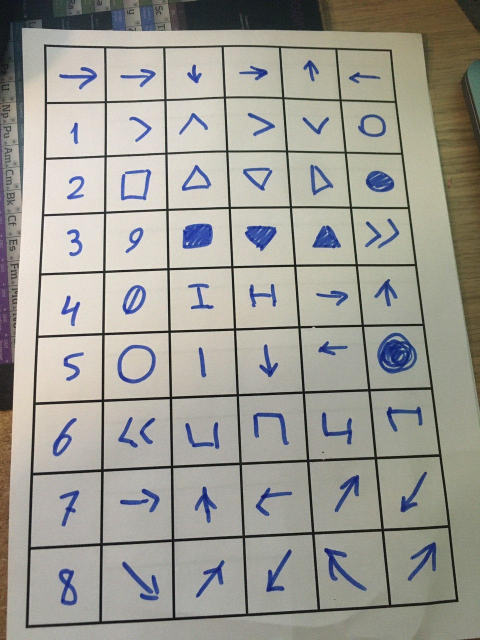
#> input picture samples/sample1.jpg, 960 x 1280 px (shown at 1/2 size)
$ python -i transform.py   (imports and definitions only)
#> lines starting #> are read from the running program, lines starting #| are printed output that depends on the picture; after the words box and inside, x2 and y2 are one past the last pixel; in counts of white or black regions, pixels touching at a corner belong together
#> further down, picture is the input picture: shape (1280, 960, 3); mean B, G, R 148.4, 156.3, 157.9
import numpy as np
import cv2
import imutils


def order_points(pts):
    # initialzie a list of coordinates that will be ordered
    # such that the first entry in the list is the top-left,
    # the second entry is the top-right, the third is the
    # bottom-right, and the fourth is the bottom-left
    rect = np.zeros((4, 2), dtype="float32")
    # the top-left point will have the smallest sum, whereas
    # the bottom-right point will have the largest sum
    s = pts.sum(axis=1)
    rect[0] = pts[np.argmin(s)]
    rect[2] = pts[np.argmax(s)]
    # now, compute the difference between the points, the
    # top-right point will have the smallest difference,
    # whereas the bottom-left will have the largest difference
    diff = np.diff(pts, axis=1)
    rect[1] = pts[np.argmin(diff)]
    rect[3] = pts[np.argmax(diff)]
    # return the ordered coordinates
    return rect


def four_point_transform(image, pts, margin):
    # obtain a consistent order of the points and unpack them
    # individually
    rect = order_points(pts)
    (tl, tr, br, bl) = rect
    # compute the width of the new image, which will be the
    # maximum distance between bottom-right and bottom-left
    # x-coordiates or the top-right and top-left x-coordinates
    widthA = np.sqrt(((br[0] - bl[0]) ** 2) + ((br[1] - bl[1]) ** 2))
    widthB = np.sqrt(((tr[0] - tl[0]) ** 2) + ((tr[1] - tl[1]) ** 2))
    maxWidth = max(int(widthA), int(widthB))
    # compute the height of the new image, which will be the
    # maximum distance between the top-right and bottom-right
    # y-coordinates or the top-left and bottom-left y-coordinates
    heightA = np.sqrt(((tr[0] - br[0]) ** 2) + ((tr[1] - br[1]) ** 2))
    heightB = np.sqrt(((tl[0] - bl[0]) ** 2) + ((tl[1] - bl[1]) ** 2))
    maxHeight = max(int(heightA), int(heightB))
    # now that we have the dimensions of the new image, construct
    # the set of destination points to obtain a "birds eye view",
    # (i.e. top-down view) of the image, again specifying points
    # in the top-left, top-right, bottom-right, and bottom-left
    # order
    dst = np.array([
        [0, 0],
        [maxWidth - 1, 0],
        [maxWidth - 1, maxHeight - 1],
        [0, maxHeight - 1]], dtype="float32")
    # compute the perspective transform matrix and then apply it
    M = cv2.getPerspectiveTransform(rect, dst)
    return cv2.warpPerspective(image, M, (maxWidth + margin * 2, maxHeight + margin * 2))


def auto_transform(image, margin=0):
#> called with margin = 0
    ratio = image.shape[0] / 500.0
#> ratio = 2.56
    orig = image.copy()
    image = imutils.resize(image, height=500)
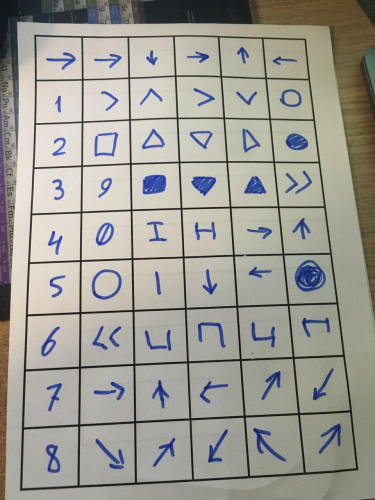
#> image: shape (500, 375, 3); mean of channels 0, 1, 2 148.4, 156.3, 157.9; drawn as B, G, R
    image = cv2.cvtColor(image, cv2.COLOR_BGR2GRAY)
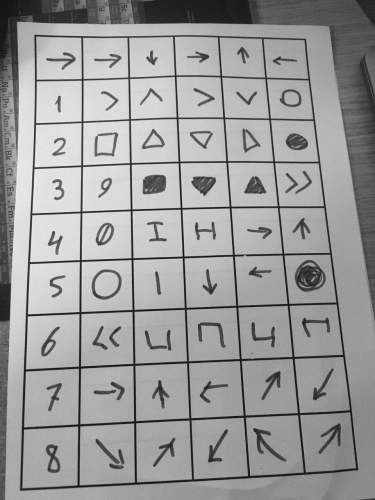
#> image: shape (500, 375); min 16, max 237, mean 155.9
    image = cv2.GaussianBlur(image, (5, 5), 0)
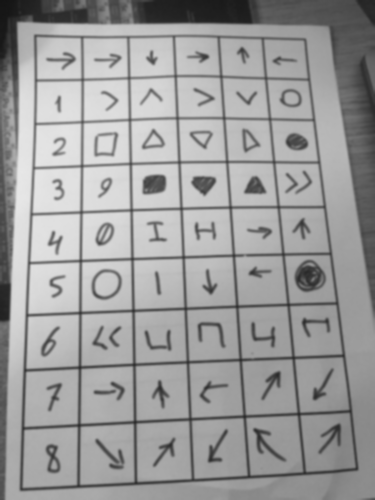
#> image: shape (500, 375); min 20, max 231, mean 155.9
    image = cv2.Canny(image, 75, 200)
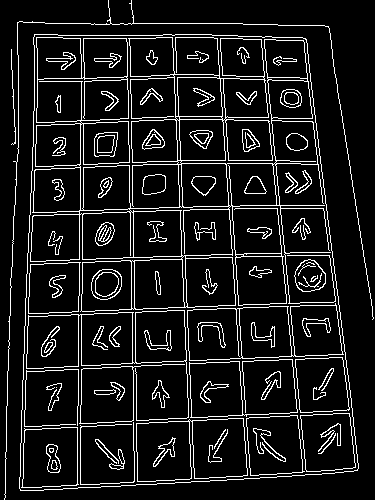
#> image: shape (500, 375); 10% white in thin lines or dots

    # find the contours in the edged image, keeping only the
    # largest ones, and initialize the screen contour
    cnts = cv2.findContours(image, cv2.RETR_LIST, cv2.CHAIN_APPROX_SIMPLE)
#> cnts = 214 contours, 39 with area under 20; largest, box (x1, y1, x2, y2) and area: (19, 34, 359, 491) 136173, (19, 34, 359, 491) 136170, (30, 37, 336, 312) 56022, (26, 310, 189, 421) 7798, (187, 303, 344, 361) 7447
    cnts = imutils.grab_contours(cnts)
    cnts = sorted(cnts, key=cv2.contourArea, reverse=True)[:5]
#> cnts = 5 contours; box (x1, y1, x2, y2) and area: (19, 34, 359, 491) 136173, (19, 34, 359, 491) 136170, (30, 37, 336, 312) 56022, (26, 310, 189, 421) 7798, (187, 303, 344, 361) 7447
    # loop over the contours
    for c in cnts:
        # approximate the contour
        peri = cv2.arcLength(c, True)
        approx = cv2.approxPolyDP(c, 0.02 * peri, True)
        # if our approximated contour has four points, then we
        # can assume that we have found our screen
        if len(approx) == 4:
            screenCnt = approx
            break
#> this loop made 1 pass
#> (peri, screenCnt) on pass 1: (1538.2, [[34, 34], [20, 490], [357, 470], [306, 39]])

    # apply the four point transform to obtain a top-down
    # view of the original image
    pts = screenCnt.reshape(4, 2) * ratio
#> pts = [[87.04, 87.04], [51.2, 1254.4], [913.9, 1203.2], [783.4, 99.84]]
    return four_point_transform(orig, pts - margin, margin)
#> in order_points, `s = pts.sum(axis=1)`: s = [174.1, 1305.6, 2117.1, 883.2]
#> in order_points, `diff = np.diff(pts, axis=1)`: diff = [0, 1203.2, 289.3, -683.5]
#> in four_point_transform, `rect = order_points(pts)`: rect = [[87.04, 87.04], [783.4, 99.84], [913.9, 1203.2], [51.2, 1254.4]]
#> in four_point_transform, `(tl, tr, br, bl) = rect`: tl = [87.04, 87.04]; tr = [783.4, 99.84]; br = [913.9, 1203.2]; bl = [51.2, 1254.4]
#> in four_point_transform, `widthA = np.sqrt(((br[0] - bl[0]) ** 2) + ((br[1] - bl[1]) ** 2))`: widthA = 864.2
#> in four_point_transform, `widthB = np.sqrt(((tr[0] - tl[0]) ** 2) + ((tr[1] - tl[1]) ** 2))`: widthB = 696.4
#> in four_point_transform, `maxWidth = max(int(widthA), int(widthB))`: maxWidth = 864
#> in four_point_transform, `heightA = np.sqrt(((tr[0] - br[0]) ** 2) + ((tr[1] - br[1]) ** 2))`: heightA = 1111.1
#> in four_point_transform, `heightB = np.sqrt(((tl[0] - bl[0]) ** 2) + ((tl[1] - bl[1]) ** 2))`: heightB = 1167.9
#> in four_point_transform, `maxHeight = max(int(heightA), int(heightB))`: maxHeight = 1167
#> in four_point_transform, `dst = np.array([ [0, 0], [maxWidth - 1, 0], [maxWidth - 1, maxHeight -..`: dst = [[0, 0], [863, 0], [863, 1166], [0, 1166]]
#> in four_point_transform, `M = cv2.getPerspectiveTransform(rect, dst)`: M = [[1.2, 0.0367, -107.3], [-0.0232, 1.26, -108], [-7.15e-05, 0.000215, 1]]
#> in four_point_transform, `return cv2.warpPerspective(image, M, (maxWidth + margin * 2, maxHeight..`:
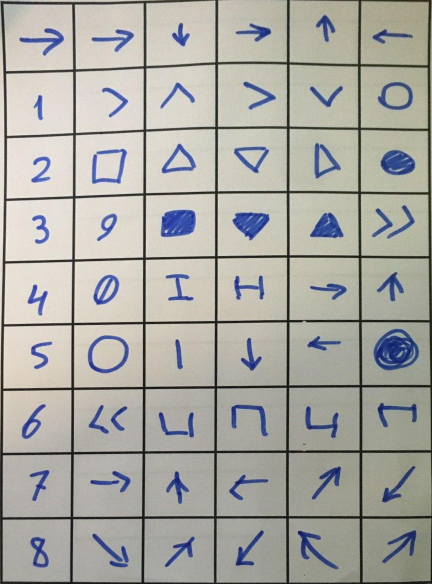
#> returned value: shape (1167, 864, 3) (shown at 1/2 size); mean of channels 0, 1, 2 162.8, 168.6, 169.3; drawn as B, G, R

>>> import cv2
>>> picture = cv2.imread('../samples/sample1.jpg')
>>> result = auto_transform(picture)

$ run again, on samples/sample10.jpg
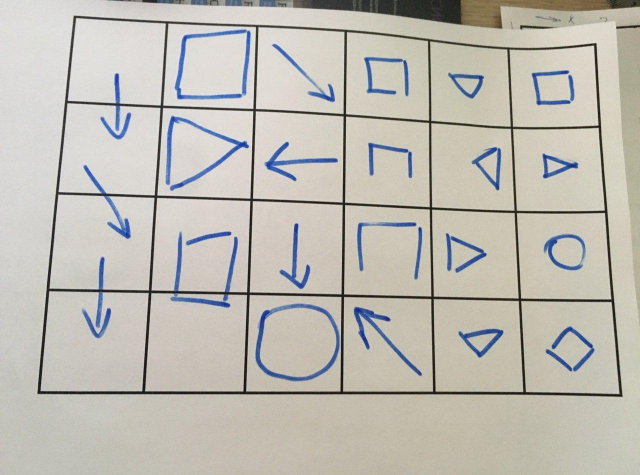
#> input picture samples/sample10.jpg, 1280 x 949 px (shown at 1/2 size)
#> picture is the input picture: shape (949, 1280, 3); mean B, G, R 179.5, 187.5, 190.6
#> in auto_transform, `image = cv2.Canny(image, 75, 200)`:
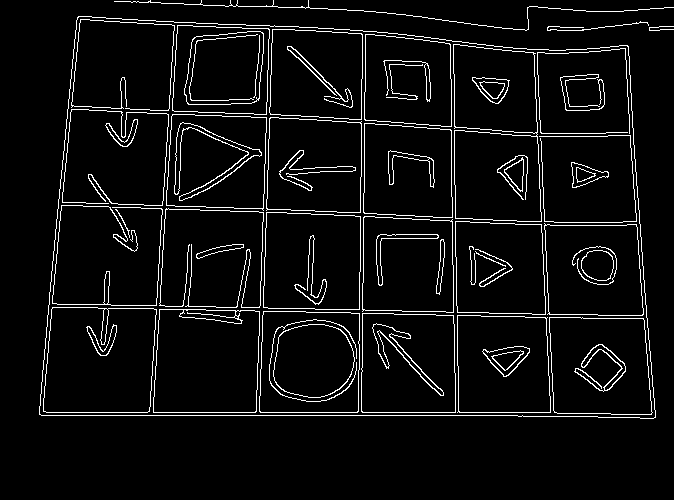
#> image: shape (500, 674); 5.5% white in thin lines or dots, all inside (x1, y1, x2, y2) = (39, 0, 674, 419)
#> in auto_transform, `cnts = cv2.findContours(image, cv2.RETR_LIST, cv2.CHAIN_APPROX_SIMPLE)`: cnts = 105 contours, 15 with area under 20; largest, box (x1, y1, x2, y2) and area: (39, 16, 656, 419) 223356, (39, 16, 656, 419) 223352, (453, 44, 542, 222) 13962, (43, 307, 157, 413) 11030, (43, 307, 157, 413) 10873
#> in auto_transform, `cnts = sorted(cnts, key=cv2.contourArea, reverse=True)[:5]`: cnts = 5 contours; box (x1, y1, x2, y2) and area: (39, 16, 656, 419) 223356, (39, 16, 656, 419) 223352, (453, 44, 542, 222) 13962, (43, 307, 157, 413) 11030, (43, 307, 157, 413) 10873
#> the loop in auto_transform, `for c in cnts:` made 1 pass
#> (peri, screenCnt) on pass 1: (1982.6, [[77, 17], [39, 414], [655, 417], [627, 45]])
#> pts = [[146.1, 32.27], [74.02, 785.8], [1243.2, 791.5], [1190, 85.41]]
#> s = [178.4, 859.8, 2034.7, 1275.5]
#> diff = [-113.9, 711.8, -451.7, -1104.6]
#> rect = [[146.1, 32.27], [1190, 85.41], [1243.2, 791.5], [74.02, 785.8]]
#> tl = [146.1, 32.27]; tr = [1190, 85.41]; br = [1243.2, 791.5]; bl = [74.02, 785.8]
#> widthA = 1169.2
#> widthB = 1045.3
#> maxWidth = 1169
#> heightA = 708.1
#> heightB = 756.9
#> maxHeight = 756
#> dst = [[0, 0], [1168, 0], [1168, 755], [0, 755]]
#> M = [[1.04, 0.0993, -154.8], [-0.0568, 1.12, -27.68], [-6.88e-05, 0.000157, 1]]
#> in four_point_transform, `return cv2.warpPerspective(image, M, (maxWidth + margin * 2, maxHeight..`:
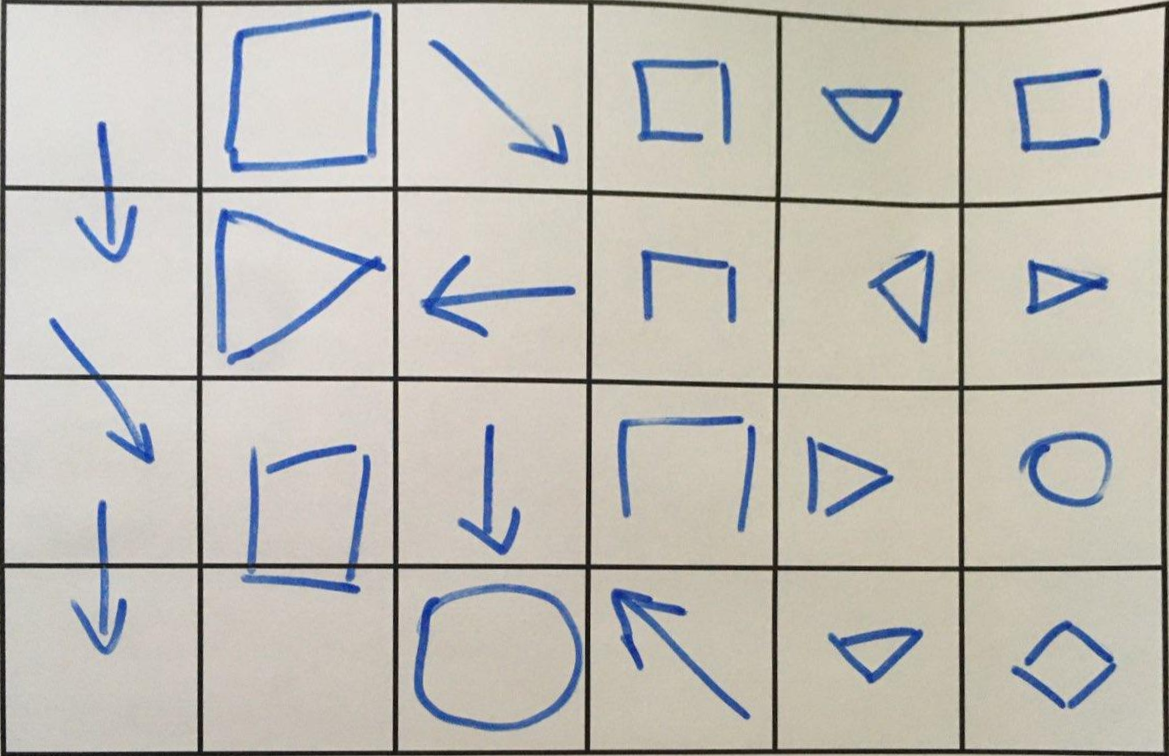
#> returned value: shape (756, 1169, 3); mean of channels 0, 1, 2 180, 186.5, 189.3; drawn as B, G, R

$ run again, on samples/sample11.jpg
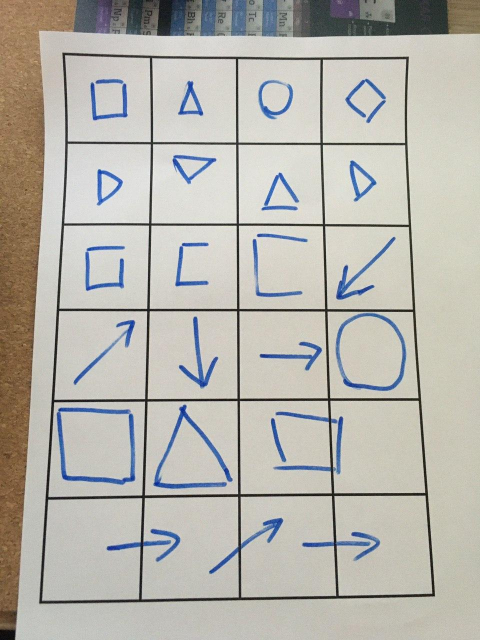
#> input picture samples/sample11.jpg, 960 x 1280 px (shown at 1/2 size)
#> picture is the input picture: shape (1280, 960, 3); mean B, G, R 173.9, 181.1, 183.2
#> in auto_transform, `image = cv2.Canny(image, 75, 200)`:
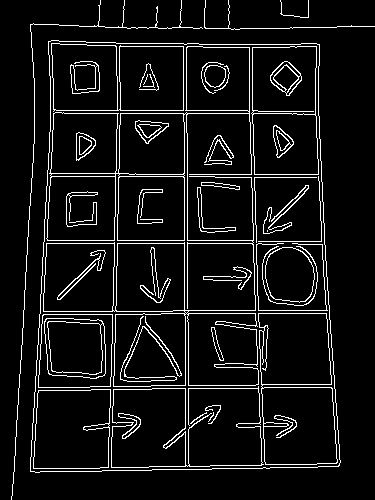
#> image: shape (500, 375); 7.5% white in thin lines or dots
#> in auto_transform, `cnts = cv2.findContours(image, cv2.RETR_LIST, cv2.CHAIN_APPROX_SIMPLE)`: cnts = 94 contours, 21 with area under 20; largest, box (x1, y1, x2, y2) and area: (30, 40, 341, 473) 121272, (30, 40, 341, 473) 121270, (43, 46, 259, 387) 39688, (258, 313, 338, 465) 10358, (51, 43, 184, 112) 8284
#> in auto_transform, `cnts = sorted(cnts, key=cv2.contourArea, reverse=True)[:5]`: cnts = 5 contours; box (x1, y1, x2, y2) and area: (30, 40, 341, 473) 121272, (30, 40, 341, 473) 121270, (43, 46, 259, 387) 39688, (258, 313, 338, 465) 10358, (51, 43, 184, 112) 8284
#> the loop in auto_transform, `for c in cnts:` made 1 pass
#> (peri, screenCnt) on pass 1: (1457.9, [[48, 41], [30, 471], [338, 466], [319, 44]])
#> pts = [[122.9, 105], [76.8, 1205.8], [865.3, 1193], [816.6, 112.6]]
#> s = [227.8, 1282.6, 2058.2, 929.3]
#> diff = [-17.92, 1129, 327.7, -704]
#> rect = [[122.9, 105], [816.6, 112.6], [865.3, 1193], [76.8, 1205.8]]
#> tl = [122.9, 105]; tr = [816.6, 112.6]; br = [865.3, 1193]; bl = [76.8, 1205.8]
#> widthA = 788.6
#> widthB = 693.8
#> maxWidth = 788
#> heightA = 1081.4
#> heightB = 1101.8
#> maxHeight = 1101
#> dst = [[0, 0], [787, 0], [787, 1100], [0, 1100]]
#> M = [[1.13, 0.0471, -143.2], [-0.0127, 1.15, -118.9], [-2.65e-05, 0.000125, 1]]
#> in four_point_transform, `return cv2.warpPerspective(image, M, (maxWidth + margin * 2, maxHeight..`:
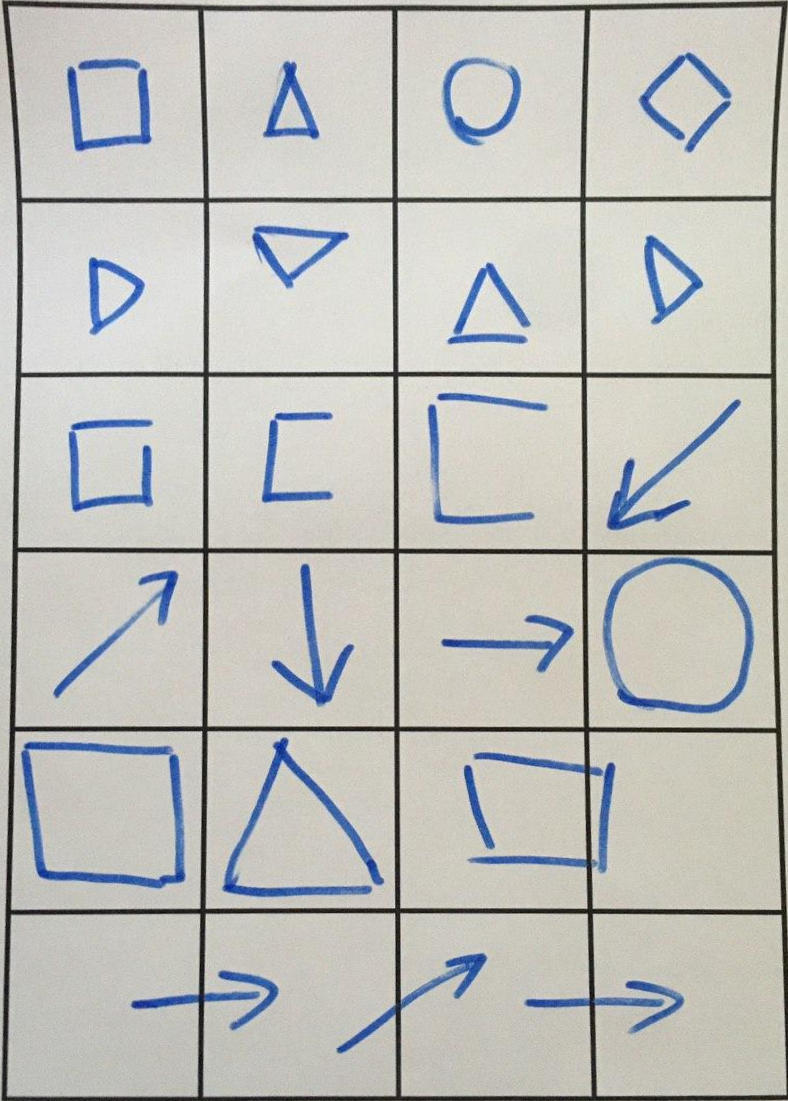
#> returned value: shape (1101, 788, 3); mean of channels 0, 1, 2 186.7, 190.3, 189.9; drawn as B, G, R

$ run again, on samples/sample2.jpg
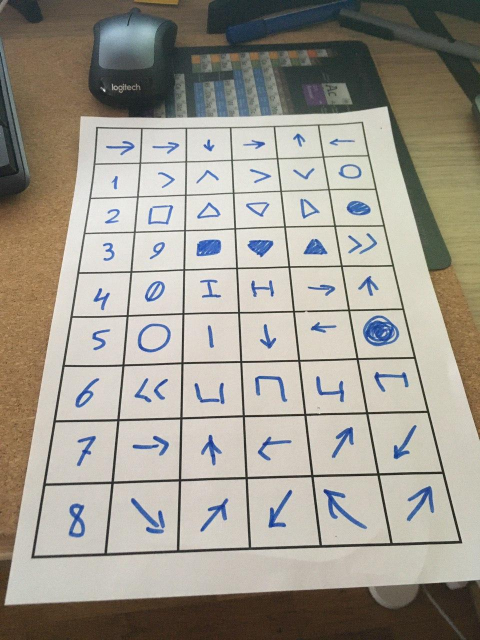
#> input picture samples/sample2.jpg, 960 x 1280 px (shown at 1/2 size)
#> picture is the input picture: shape (1280, 960, 3); mean B, G, R 143.6, 154.1, 158.9
#> in auto_transform, `image = cv2.Canny(image, 75, 200)`:
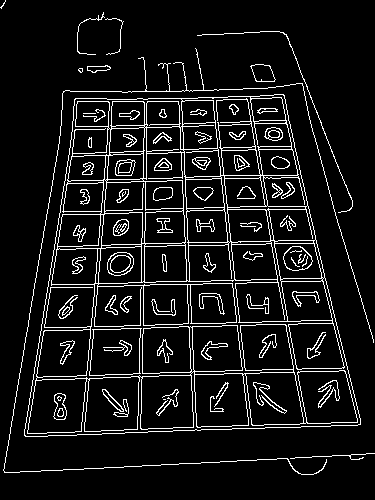
#> image: shape (500, 375); 8.6% white in thin lines or dots
#> in auto_transform, `cnts = cv2.findContours(image, cv2.RETR_LIST, cv2.CHAIN_APPROX_SIMPLE)`: cnts = 238 contours, 43 with area under 20; largest, box (x1, y1, x2, y2) and area: (24, 94, 361, 437) 90264, (24, 98, 361, 437) 13812, (27, 378, 87, 434) 2764, (84, 376, 140, 432) 2726, (140, 375, 194, 430) 2682
#> in auto_transform, `cnts = sorted(cnts, key=cv2.contourArea, reverse=True)[:5]`: cnts = 5 contours; box (x1, y1, x2, y2) and area: (24, 94, 361, 437) 90264, (24, 98, 361, 437) 13812, (27, 378, 87, 434) 2764, (84, 376, 140, 432) 2726, (140, 375, 194, 430) 2682
#> the loop in auto_transform, `for c in cnts:` made 1 pass
#> (peri, screenCnt) on pass 1: (1273.5, [[283, 94], [74, 99], [25, 436], [360, 424]])
#> pts = [[724.5, 240.6], [189.4, 253.4], [64, 1116.2], [921.6, 1085.4]]
#> s = [965.1, 442.9, 1180.2, 2007]
#> diff = [-483.8, 64, 1052.2, 163.8]
#> rect = [[189.4, 253.4], [724.5, 240.6], [921.6, 1085.4], [64, 1116.2]]
#> tl = [189.4, 253.4]; tr = [724.5, 240.6]; br = [921.6, 1085.4]; bl = [64, 1116.2]
#> widthA = 858.2
#> widthB = 535.2
#> maxWidth = 858
#> heightA = 867.5
#> heightB = 871.8
#> maxHeight = 871
#> dst = [[0, 0], [857, 0], [857, 870], [0, 870]]
#> M = [[1.94, 0.283, -439.8], [0.0474, 1.98, -511.1], [3.64e-06, 0.000858, 1]]
#> in four_point_transform, `return cv2.warpPerspective(image, M, (maxWidth + margin * 2, maxHeight..`:
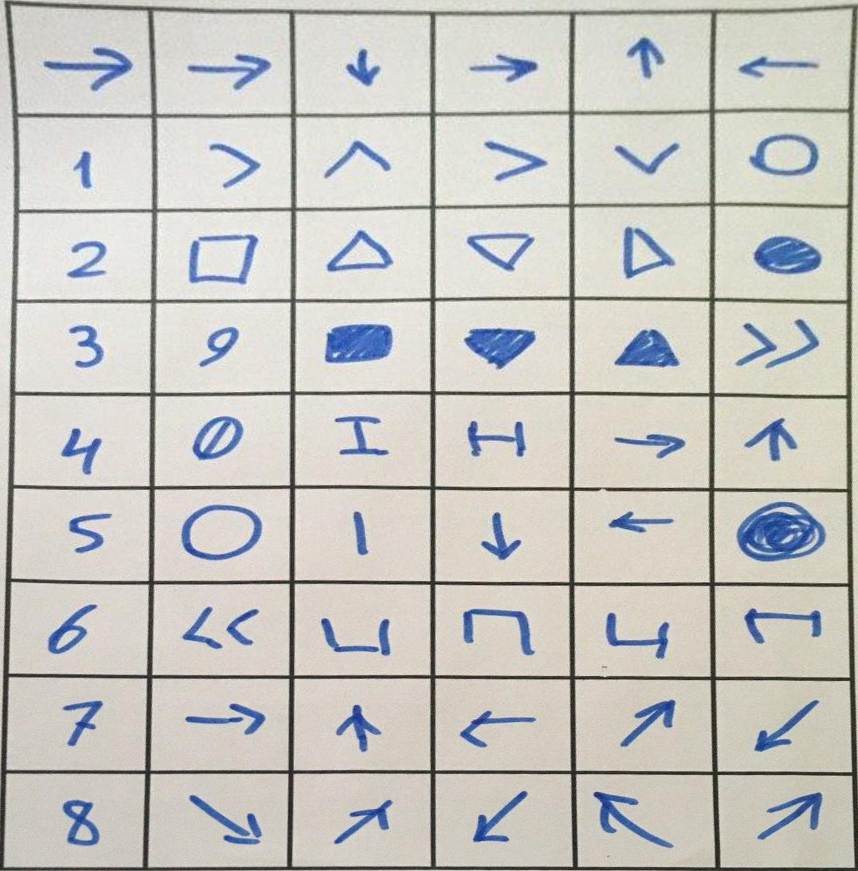
#> returned value: shape (871, 858, 3); mean of channels 0, 1, 2 192.4, 197, 197.8; drawn as B, G, R
